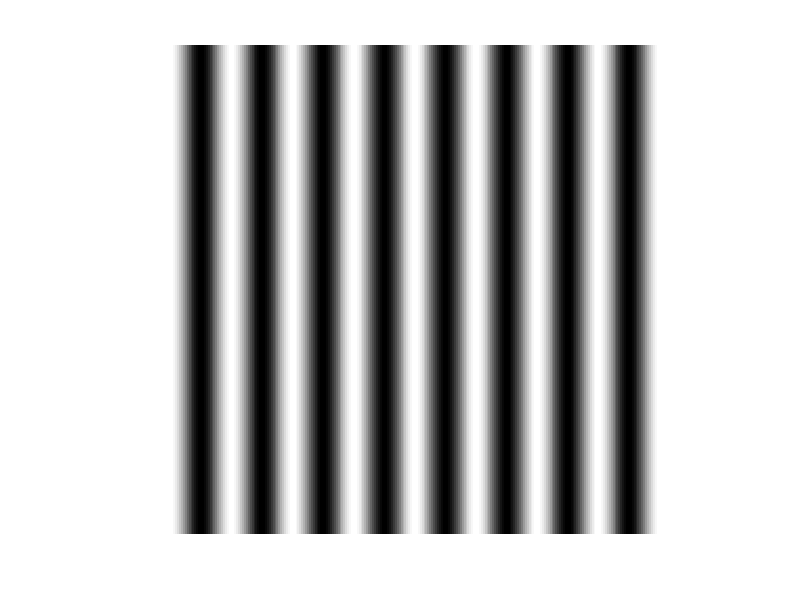
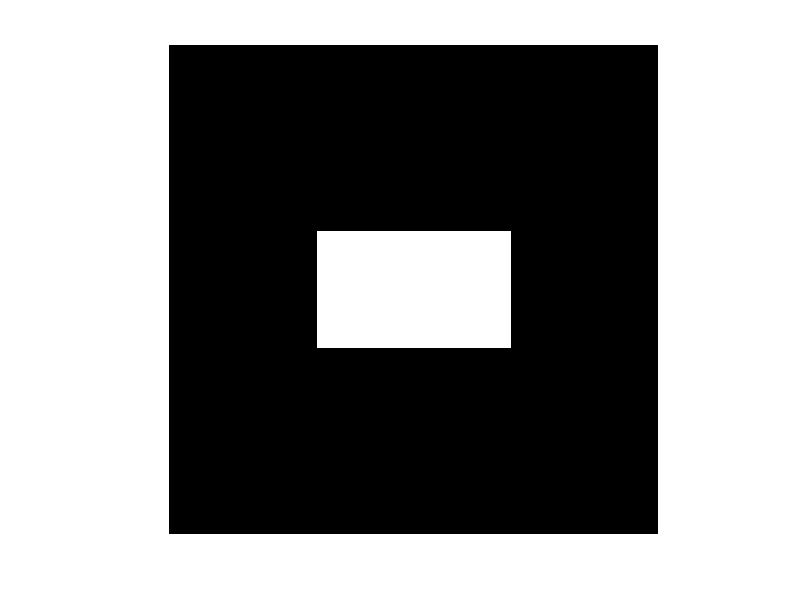
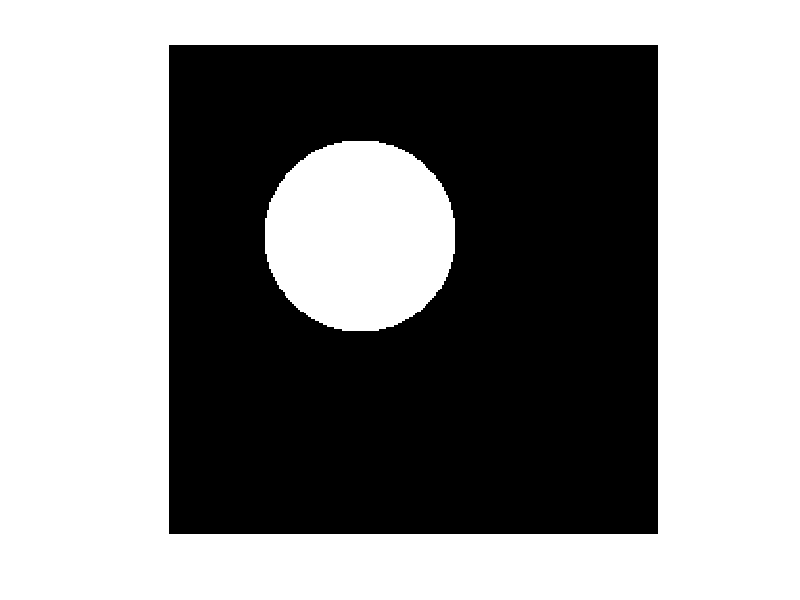

The MATLAB source for these figures, in order: (Note: this script raises an error after producing the figures.)
clear;
close all;

%%%esercizio 1
maxx = 255;
maxy = maxx;
y = 0:maxy;
f = 8;
s = cos(2*pi*f*y/(maxy+1));   % s is a sine oscillating between -1 and 1
sinimage = ones(maxx+1,1)*s;   % copy a row to build an image
imshow(sinimage, []);   % y increases right, x increases downward
colormap(gray);

%%%%%%esercizio 2
sinimage=zeros(maxx+1,maxy+1,3);
r=cos(2*pi*6*y/(maxy+1));
b=cos(2*pi*8*y/(maxy+1));
g=cos(2*pi*4*y/(maxy+1));
sinimage(:,:,1)=ones(maxx+1,1)*r;
sinimage(:,:,2)=ones(maxx+1,1)*g;
sinimage(:,:,3)=ones(maxx+1,1)*b;

figure;
imshow(sinimage, []);

%%%%%esercizio 3 rettangolo
img=zeros(maxx,maxy);
img(maxx/2-30:maxx/2+30,maxy/2-50:maxy/2+50)=255*ones(61,101);

imshow(img);

%%%%%esercizio 3 cerchio
img=zeros(maxx,maxy);
cx=100;
cy=100;
r=50;
for i=1:maxx
    for j=1:maxy
        dist=sqrt((cx-i)^2+(cy-j)^2);
        if dist<r
            img(i,j)=255;
        end;
    end;
end;

figure;imshow(img);

figure();
%%%esercizio 13
fun = @(block_struct) mean(mean(block_struct.data)).*ones(size(block_struct.data));
I = imread('prova.png');
subplot(2,2,1)
I2 = blockproc(I,[8 8],fun);
imshow(uint8(I2));
%%%%esercizio 14
fun2 = @(block_struct) std2(block_struct.data).*double(ones(size(block_struct.data)));
subplot(2,2,2)
I3 = blockproc(I,[8 8],fun2);
imshow(uint8(I3));
%%%%esercizio 15
fun3 = @(block_struct) uint8(max(max(block_struct.data))).*uint8(ones(size(block_struct.data)));
subplot(2,1,2)
I4 = blockproc(I,[8 8],fun3);
imshow(uint8(I4));


%{
Z = fft2(sinimage);  % make the fft of sinimage having null average, i.e. no DC component
Zmodcent = abs(fftshift(Z));
figure; imshow(Zmodcent);
%}